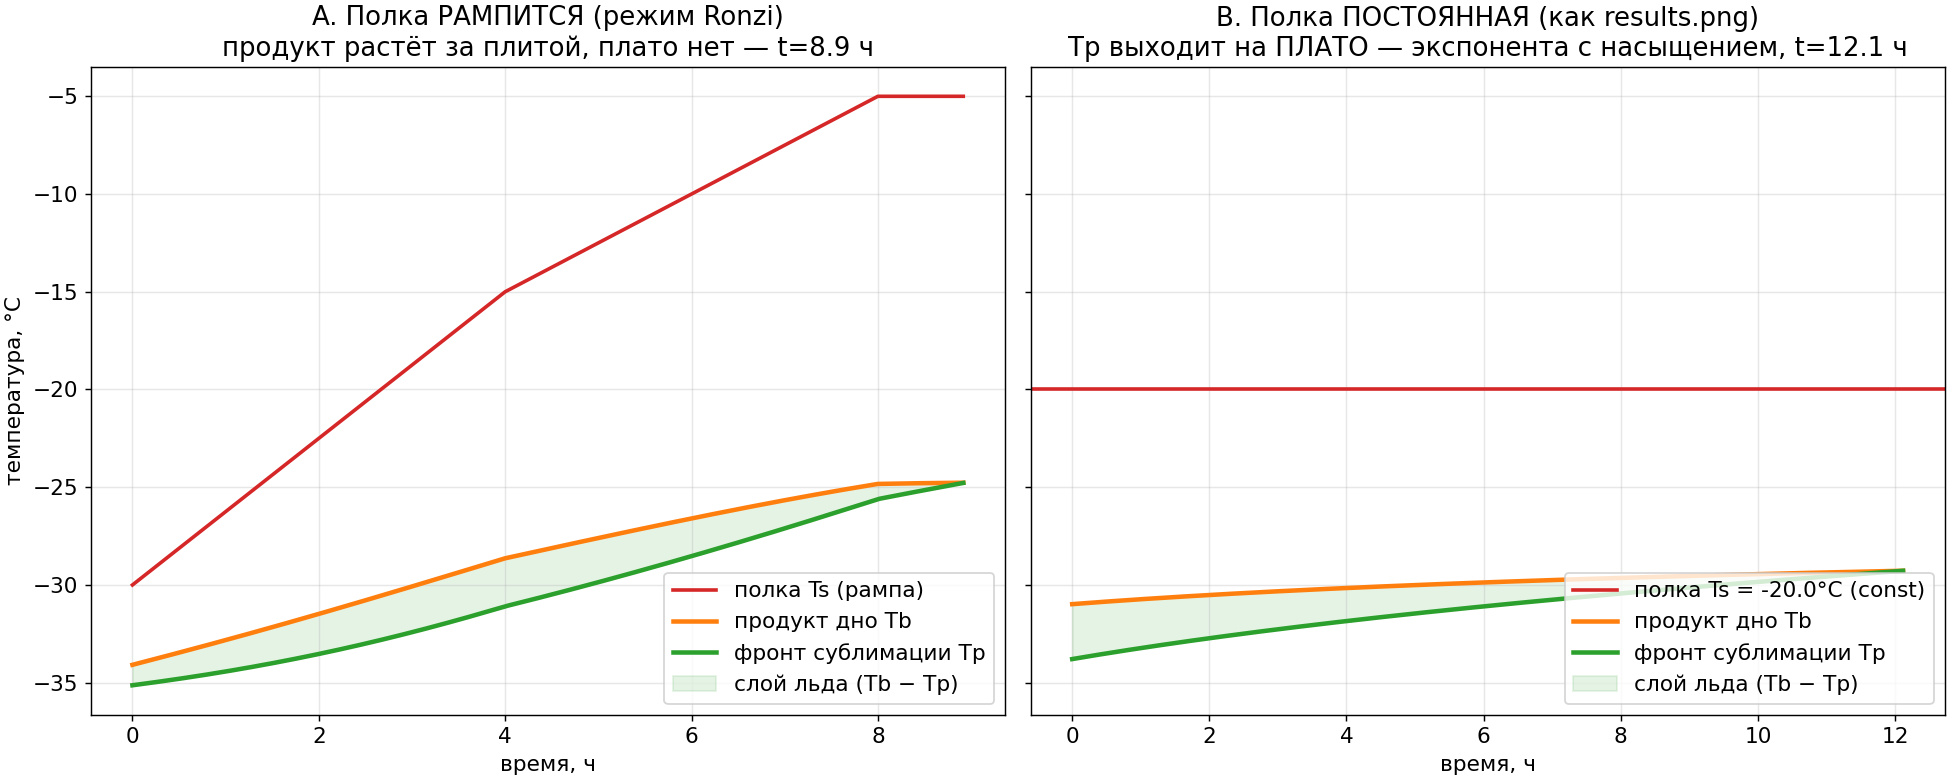

Generate this figure with Python:
"""
Проверка: «разные формы» кривых температуры продукта в ronzi-сравнении и в
корневом results.png — это ОДНА И ТА ЖЕ модель, а отличие вызвано лишь
(1) выбором величины (Tp фронта vs Tb дна) и (2) режимом полки (рампа vs const).

Левая панель  — режим Ronzi (полка РАМПИТСЯ): Tp и Tb растут, плато нет.
Правая панель — те же параметры, но полка ПОСТОЯННАЯ: Tp выходит на плато
                («экспонента с насыщением», как в корневом results.png).
В обоих случаях Tb просто на несколько °C выше Tp (между ними слой льда).
"""
import sys, os
sys.path.insert(0, os.path.dirname(os.path.dirname(os.path.abspath(__file__))))
import numpy as np
import matplotlib
matplotlib.use("Agg")
import matplotlib.pyplot as plt
import lyo_model as m

# те же параметры, что в калиброванном ronzi-прогоне
Pc = 0.15; L0 = 0.01; Ap = 1.0e-4; Av = 1.2e-4; cs = 0.07
r_pore = 40e-6; Tc, Tg = -20.0, -22.0
base_Kv = m.Kv_of_Pc
rp = lambda H: m.Rp_knudsen_areal(H, cs, r_pore)

def Ts_ramp(t):                       # рампа Ronzi (Табл. 4)
    h = t/3600.0
    if h < 4: return -30 + (15/4)*h
    if h < 8: return -15 + (10/4)*(h-4)
    return -5.0

m.Kv_of_Pc = lambda Pc, s=2.0: base_Kv(Pc)*s     # Kv×2 (поднос), как в калибровке

res_ramp = m.primary_drying(Ts_ramp, Pc, L0=L0, Ap=Ap, Av=Av, rp_func=rp,
                            Tc_C=Tc, Tg_prime_C=Tg, dt=60.0)
Ts_const = -20.0
res_const = m.primary_drying(Ts_const, Pc, L0=L0, Ap=Ap, Av=Av, rp_func=rp,
                             Tc_C=Tc, Tg_prime_C=Tg, dt=60.0)
m.Kv_of_Pc = base_Kv

print(f"Рампа:    t={res_ramp['t_dry_h']:.1f} ч, Tp_max={res_ramp['Tp_max']:.1f}°C")
print(f"Const:    t={res_const['t_dry_h']:.1f} ч, Tp_max={res_const['Tp_max']:.1f}°C")
print("Обе кривые — один и тот же primary_drying(); разница только в режиме полки.")

plt.rcParams.update({"font.size": 12})
fig, ax = plt.subplots(1, 2, figsize=(15, 6), constrained_layout=True, sharey=True)

# A: рампа
a = ax[0]
tr = res_ramp["t"]/3600
a.plot(tr, [Ts_ramp(t) for t in res_ramp["t"]], color="tab:red", lw=2, label="полка Ts (рампа)")
a.plot(tr, res_ramp["Tb"], color="tab:orange", lw=2.5, label="продукт дно Tb")
a.plot(tr, res_ramp["Tp"], color="tab:green", lw=2.5, label="фронт сублимации Tp")
a.fill_between(tr, res_ramp["Tp"], res_ramp["Tb"], color="tab:green", alpha=0.12,
               label="слой льда (Tb − Tp)")
a.set_xlabel("время, ч"); a.set_ylabel("температура, °C")
a.set_title(f"A. Полка РАМПИТСЯ (режим Ronzi)\nпродукт растёт за плитой, плато нет — t={res_ramp['t_dry_h']:.1f} ч")
a.legend(loc="lower right"); a.grid(alpha=0.3)

# B: постоянная полка
b = ax[1]
tc = res_const["t"]/3600
b.axhline(Ts_const, color="tab:red", lw=2, label=f"полка Ts = {Ts_const}°C (const)")
b.plot(tc, res_const["Tb"], color="tab:orange", lw=2.5, label="продукт дно Tb")
b.plot(tc, res_const["Tp"], color="tab:green", lw=2.5, label="фронт сублимации Tp")
b.fill_between(tc, res_const["Tp"], res_const["Tb"], color="tab:green", alpha=0.12,
               label="слой льда (Tb − Tp)")
b.set_xlabel("время, ч")
b.set_title(f"B. Полка ПОСТОЯННАЯ (как results.png)\nTp выходит на ПЛАТО — экспонента с насыщением, t={res_const['t_dry_h']:.1f} ч")
b.legend(loc="lower right"); b.grid(alpha=0.3)

out = os.path.join(os.path.dirname(__file__), "verify_shapes.png")
plt.savefig(out, dpi=130)
print("Сохранено:", out)
